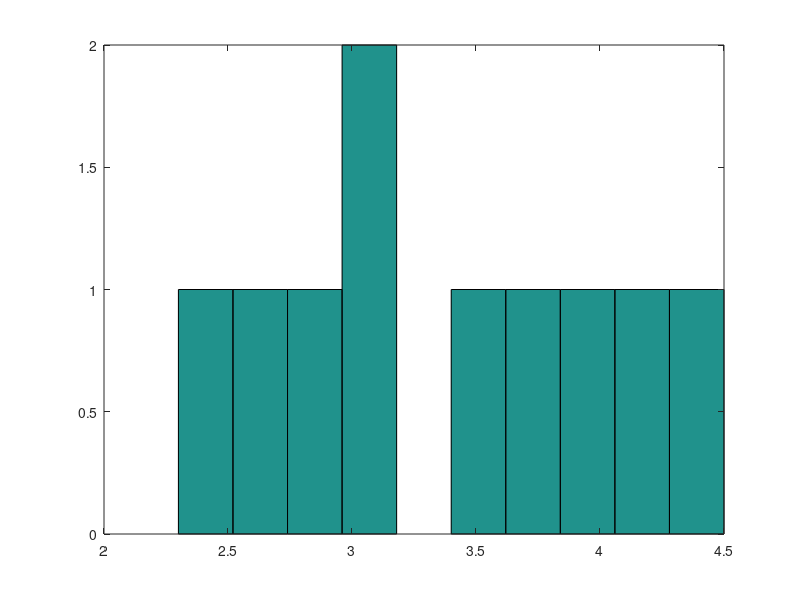
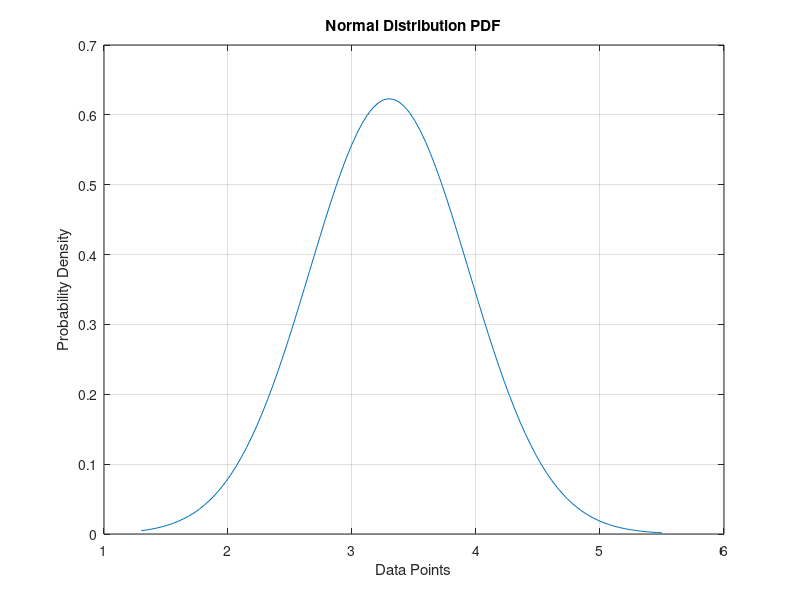

Here is the MATLAB script that generated these plots, in order:
%% Maximum A Posteriori estimation for fitting a normal distribution:
%  to a set of datapoints with known prior info. about the parameters

%% Data
data =  [2.3, 3.1, 4.5, 2.8, 3.9, 3.0, 3.7, 4.1, 3.5, 2.6];

figure(1),clf
hist(data)


%%

% In Bayesian statistics, the prior distribution represents your beliefs or knowledge
% about the parameters before observing the data.
%
% When the prior information is strong (e.g., narrow prior distribution with low standard deviation), 
% it can have a significant influence on the estimated parameters. 
%
% On the other hand, when the prior information is weak (e.g., wide prior distribution with high std), 
% the data will have a larger impact on the estimation.

% Prior information about parameters (mean and std)
prior_mean = 3.0;
prior_std = 0.5;  % note: lower std ((low variance)narrow prob. distr.) means we have strong prior belief,
                  %       thus, impacts significant.

% Define prior function
prior = @(mu,sigma) normpdf(mu,prior_mean,prior_std) * (1/sigma);

% Define Likelihood function
likelihood = @(mu,sigma) prod(normpdf(data,mu,sigma));

% Define Posterior function (posterior = likelihood * prior)
posterior = @(mu,sigma) likelihood(mu,sigma) * prior(mu,sigma);

% Define negative log-likelihood function for minimization
neg_log_likelihood = @(params) -log(posterior(params(1),params(2)));

%initial guess for mean and std
initial_mu = mean(data);
initial_sigma = mean(data);
% perform MAP 
estimated_params = fminsearch(neg_log_likelihood,[initial_mu,initial_sigma]);

% Extract estimated mean and std
disp(['Estimated mean (mu): ', num2str(estimated_params(1))]);
disp(['Estimated std (sigma): ', num2str(estimated_params(2))]);



%% Plot 

% Generate x values and PDF values based on estimated parameters
x_values = linspace(min(data)-1, max(data)+1, 100);
pdf_values = normpdf(x_values, estimated_params(1), estimated_params(2));

figure(2),clf
plot(x_values,pdf_values);
xlabel('Data Points');
ylabel('Probability Density');
title('Normal Distribution PDF');
grid on;
